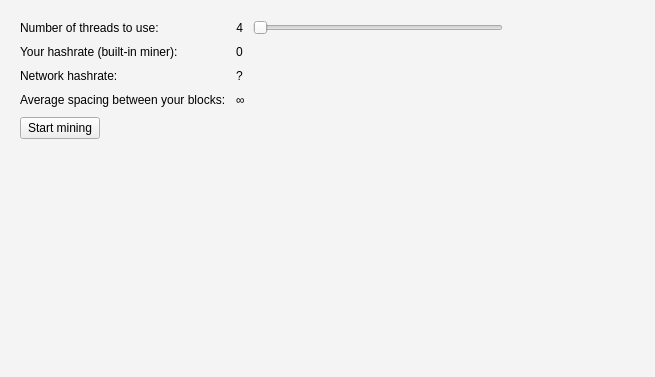
<?xml version="1.0" encoding="UTF-8"?>
<ui version="4.0">
 <class>MiningPage</class>
 <widget class="QWidget" name="MiningPage">
  <property name="geometry">
   <rect>
    <x>0</x>
    <y>0</y>
    <width>655</width>
    <height>377</height>
   </rect>
  </property>
  <property name="windowTitle">
   <string>Form</string>
  </property>
  <layout class="QVBoxLayout" name="verticalLayout">
   <property name="spacing">
    <number>10</number>
   </property>
   <property name="leftMargin">
    <number>0</number>
   </property>
   <property name="topMargin">
    <number>0</number>
   </property>
   <property name="rightMargin">
    <number>0</number>
   </property>
   <property name="bottomMargin">
    <number>0</number>
   </property>
   <item>
    <widget class="QWidget" name="widget" native="true">
     <property name="styleSheet">
      <string notr="true">QWidget#widget{background-color:#4dffffff;border:none;}</string>
     </property>
     <layout class="QVBoxLayout" name="verticalLayout_2">
      <property name="spacing">
       <number>10</number>
      </property>
      <property name="leftMargin">
       <number>20</number>
      </property>
      <property name="topMargin">
       <number>20</number>
      </property>
      <property name="rightMargin">
       <number>20</number>
      </property>
      <property name="bottomMargin">
       <number>20</number>
      </property>
      <item>
       <layout class="QHBoxLayout" name="horizontalLayout">
        <item>
         <layout class="QGridLayout" name="gridLayout">
          <item row="0" column="1">
           <layout class="QHBoxLayout" name="horizontalLayout_2">
            <item>
             <widget class="QLabel" name="labelNCores">
              <property name="text">
               <string>4</string>
              </property>
              <property name="alignment">
               <set>Qt::AlignRight|Qt::AlignTrailing|Qt::AlignVCenter</set>
              </property>
             </widget>
            </item>
            <item>
             <widget class="QSlider" name="sliderCores">
              <property name="minimumSize">
               <size>
                <width>250</width>
                <height>0</height>
               </size>
              </property>
              <property name="orientation">
               <enum>Qt::Horizontal</enum>
              </property>
             </widget>
            </item>
           </layout>
          </item>
          <item row="3" column="0">
           <widget class="QLabel" name="label_3">
            <property name="text">
             <string>Average spacing between your blocks:</string>
            </property>
           </widget>
          </item>
          <item row="1" column="0">
           <widget class="QLabel" name="label_2">
            <property name="text">
             <string>Your hashrate (built-in miner):</string>
            </property>
           </widget>
          </item>
          <item row="2" column="0">
           <widget class="QLabel" name="label_4">
            <property name="text">
             <string>Network hashrate:</string>
            </property>
           </widget>
          </item>
          <item row="0" column="0">
           <widget class="QLabel" name="label">
            <property name="text">
             <string>Number of threads to use:</string>
            </property>
           </widget>
          </item>
          <item row="1" column="1">
           <widget class="QLabel" name="labelYourHashrate">
            <property name="text">
             <string>0</string>
            </property>
           </widget>
          </item>
          <item row="2" column="1">
           <widget class="QLabel" name="labelNethashrate">
            <property name="text">
             <string>?</string>
            </property>
           </widget>
          </item>
          <item row="3" column="1">
           <widget class="QLabel" name="labelNextBlock">
            <property name="text">
             <string>∞</string>
            </property>
           </widget>
          </item>
         </layout>
        </item>
        <item>
         <spacer name="horizontalSpacer">
          <property name="orientation">
           <enum>Qt::Horizontal</enum>
          </property>
          <property name="sizeHint" stdset="0">
           <size>
            <width>40</width>
            <height>20</height>
           </size>
          </property>
         </spacer>
        </item>
       </layout>
      </item>
      <item>
       <layout class="QHBoxLayout" name="horizontalLayout_3">
        <item>
         <widget class="QPushButton" name="pushSwitchMining">
          <property name="text">
           <string>Start mining</string>
          </property>
         </widget>
        </item>
        <item>
         <spacer name="horizontalSpacer_2">
          <property name="orientation">
           <enum>Qt::Horizontal</enum>
          </property>
          <property name="sizeHint" stdset="0">
           <size>
            <width>40</width>
            <height>20</height>
           </size>
          </property>
         </spacer>
        </item>
       </layout>
      </item>
      <item>
       <widget class="QLabel" name="labelAddress">
        <property name="text">
         <string/>
        </property>
       </widget>
      </item>
      <item>
       <spacer name="verticalSpacer">
        <property name="orientation">
         <enum>Qt::Vertical</enum>
        </property>
        <property name="sizeHint" stdset="0">
         <size>
          <width>20</width>
          <height>187</height>
         </size>
        </property>
       </spacer>
      </item>
     </layout>
    </widget>
   </item>
  </layout>
 </widget>
 <resources/>
 <connections/>
</ui>
